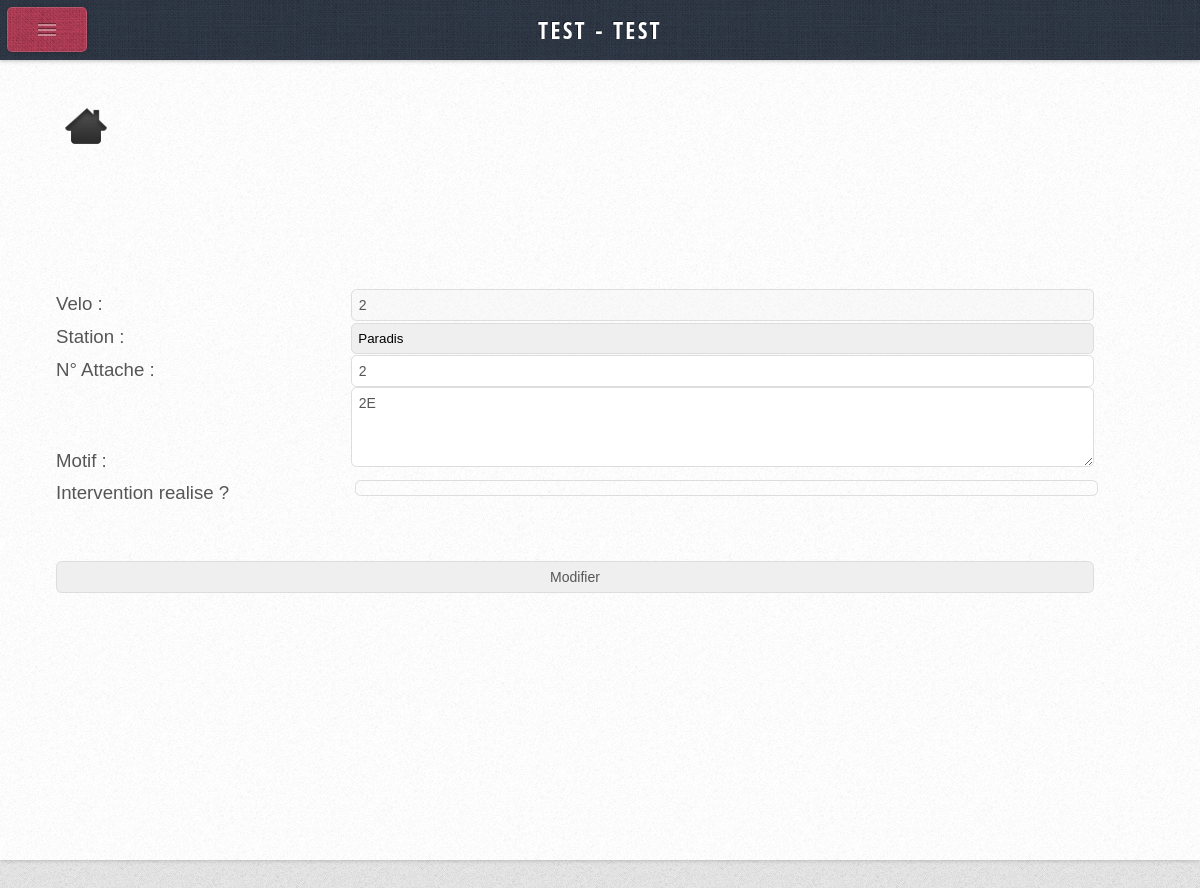
The app's page /index.php?page=listeDemandeModif&variable=5 (signed in) with its own data.
### tables this page shows
CREATE TABLE IF NOT EXISTS `DEMANDEINTER` (
  `DEMI_NUM` int(5) NOT NULL,
  `DEMI_VELO` char(5) NOT NULL,
  `DEMI_DATE` date DEFAULT NULL,
  `DEMI_TECHNICIEN` char(5) NOT NULL,
  `DEMI_MOTIF` varchar(50) DEFAULT NULL,
  `DEMI_TRAITE` char(1) DEFAULT NULL,
  `DEMI_STATION` varchar(10) NOT NULL,
  `DEMI_ATTACHE` varchar(3) NOT NULL,
  `DEMI_VALIDE` tinyint(1) NOT NULL,
  PRIMARY KEY (`DEMI_NUM`),
  KEY `CORRESPONDRE_FK` (`DEMI_VELO`),
  KEY `REDIGER_FK` (`DEMI_TECHNICIEN`)
);

CREATE TABLE IF NOT EXISTS `TECHNICIEN` (
  `TEC_MATRICULE` char(5) NOT NULL,
  `TEC_NOM` varchar(35) DEFAULT NULL,
  `TEC_PRENOM` varchar(35) DEFAULT NULL,
  `TEC_PWD` varchar(40) NOT NULL,
  `TEC_RESPONSABLE` tinyint(1) NOT NULL,
  PRIMARY KEY (`TEC_MATRICULE`)
);

### include/functions.inc.php (called while the page is built, shortened)
<?php
function ListeDeroulanteStation()
{
    $sReq = " SELECT STA_CODE, STA_NOM
              FROM STATION ";
    $rstPdt = mysql_query($sReq) ;
    $iNb = 0 ;
    $oStation = array() ;
    while ($Station = mysql_fetch_assoc($rstPdt) )
    {
        $iNb = $iNb + 1 ;
        $oStation[$iNb] =  $Station ;
    }
    return ($oStation) ;
}
function utilisateur()
{
    $id = $_SESSION['id'];
    $sReq = " SELECT TEC_NOM, TEC_PRENOM, TEC_RESPONSABLE
                FROM TECHNICIEN
                WHERE TEC_MATRICULE='".$id."'";
    $rstPdt = mysql_query($sReq) ;
    $oUtilisateur = array() ;
    $Utilisateur = mysql_fetch_assoc($rstPdt);
    $oUtilisateur[1] =  $Utilisateur ;
    return ($oUtilisateur) ;
}
         ?>

### Pages/Demande/ModifFiche.php (the view, shortened to what this page needs)
<?php
if(isset($_SESSION['id'])) {
	$id = $_GET['variable'];
	$requete = "SELECT * FROM DEMANDEINTER where DEMI_NUM= '".$id."'";
	$enreg = mysql_fetch_assoc(mysql_query($requete));
	?>
	<html><body>
	<a href="index.php"><img src="css/Home.png" border="0" align="center" width=60 height=60></img></a></br>
	<form id="modif_form" action="<?php $_SERVER['PHP_SELF']; ?>" method="post">
			<table>
				<tr>
					<td>
						<label for="velo">Velo : </label>
					</td>
					<td>
						<input type="text" id="velo" name="velo" disabled="" value="<?php echo($enreg["DEMI_VELO"]); ?>"/>
					</td>
				</tr>
				<tr>
					<td>
					<label for="Station">Station : </label>
					</td>
					<td>
					<select id="station" required="" name="station">
				<?php
				$oStation = ListeDeroulanteStation() ;
				foreach ($oStation as $Station)
				{
	?>
					<option value="<?php echo $Station['STA_CODE']; ?>"><?php echo $Station["STA_NOM"] ?> </option>
	<?php
				}
	?>
					</select>
					</td>
				</tr>
				<tr>
					<td>
						<label for="attache">N° Attache : </label>
					</td>
					<td>
						<input type="text" required="" id="attache" value="<?php echo($enreg['DEMI_ATTACHE']) ?>" name="attache"/>
					</td>
				</tr>
				<tr>
					<td>
						<label for="motif">Motif : </label>
					</td>
					<td>
						<textarea rows="4" cols="50"id="motif" name="motif"><?php echo($enreg['DEMI_MOTIF']) ?></textarea>
					</td>
				</tr>
				<tr>
					<td>
						<label for="traite">Intervention realise ? </label>
					</td>
					<td>
						<input type="checkbox" id="traite" name="traite"/>
					</td>
				</tr>
			</table>
						<input type="submit" name="go_modifint" id="go_modifint" value="Modifier"/>
		</form>
	</body></html>
<?php
}
else
{
header('Location:/Vlyon/Pages/connexion.php');
}
?>

### index.php (shortened to what this page needs)
<?php
	require_once('include/functions.inc.php');
	if(!isset($_SESSION['id'])) {
		include_once('Pages/connexion.php');
   }
   else{
?>
<html>
	<head>
		<link rel="stylesheet" href="css/style.css" />
	</head>
	<body class="left-sidebar">
		<div id="content">
			<div id="content-inner">
				<article class="is-post is-post-excerpt">
					<?php
					switch($_GET['page'])
					{
						case "listeDemandeModif":
							$fichier = "Pages/Demande/ModifFiche.php";
							break ;
					}
						include($fichier);
					?>
				</article>
			</div>
		</div>
		<div id="sidebar">
			<div id="logo">
				<?php
				$utilisateur =utilisateur();
					foreach ($utilisateur as $utilisateurs)
				{
					echo strtoupper($utilisateurs["TEC_NOM"]);
					echo" - ";
					echo strtoupper($utilisateurs["TEC_PRENOM"]);
				}
				?>
			</div>
		</div>
	</body>
</html>
<?php
}
?>

### css/style.css (style rules this page uses)
* { -moz-box-sizing: border-box; -webkit-box-sizing: border-box; -o-box-sizing: border-box; -ms-box-sizing: border-box; box-sizing: border-box; }
body, input, textarea { font-family: 'Source Sans Pro', sans-serif; font-weight: 400; color: #565656; }
body { background-color: #e8e8e8; background-image: url('images/bg2.png'); }
a { color: #c94663; }
table { width: 100%; }
form input, form select, form textarea { border-radius: 0.4em; -webkit-appearance: none; border: solid 1px #ddd; padding: 0.5em; width: 100%; }
p, ul, ol, dl, table { margin-bottom: 1em; }
section, article { margin-bottom: 3em; }
section > :last-child, article > :last-child { margin-bottom: 0; }
section:last-child, article:last-child { margin-bottom: 0; }
.is-post { position: relative; }
#sidebar { color: #929da4; text-shadow: -1px -1px 0px rgba(0,0,0,0.5); }
#content { position: relative; background-color: #fff; }
#content:after { content: ''; display: block; position: absolute; left: 0; top: 0; width: 100%; height: 100%; background-image: url('images/bg2.png'); opacity: 0.5; }
#content-inner { position: relative; z-index: 1; }

### css/style-desktop.css (style rules this page uses)
body { line-height: 1.75em; height: 100%; }
#logo { background-color: #c94663; background-image: url('images/bg1.png'); padding: 1.75em 0.5em 1.75em 0.5em; border-radius: 0.4em; text-align: center; box-shadow: inset 0px 0px 0px 1px rgba(255,255,255,0.15), 0 0.025em 0.15em 0em rgba(0,0,0,0.25); }
#content { height: 100%; width: 72,5%; box-shadow: 0 0 0.25em 0em rgba(0,0,0,0.25); }
#content-inner { max-width: 1038px; }
#sidebar { position: absolute; top: 0; padding: 3em 1.35em 1em 1.15em; height: 100%; width: 20%; background: #364050 url('images/bg1.png'); box-shadow: inset -0.1em 0em 0.35em 0em rgba(0,0,0,0.15); }
body.left-sidebar #sidebar { left: 0; }

### css/style-narrow.css (style rules this page uses)
body { min-width: 1000px; }
input, textarea { font-size: 10.5pt; }
body { font-size: 11pt; }
#content { padding: 2em 3em 6em 3em; }
body.left-sidebar #content { margin-left: 14em; }

### css/style-narrower.css (style rules this page uses)
body { min-width: 641px; font-size: 14pt; }
#logo { display: none; }
#content { margin-top: 60px; }
body.left-sidebar #content { margin-left: 0; }
#sidebar { width: auto; background: none; padding: 30px 20px 30px 20px; }

### records on screen
demandeinter: velo "2", attache "2", motif "2E"
technicien: TEC_NOM "TEST", TEC_PRENOM "TEST"

### other values on screen
form field station "Paradis"
